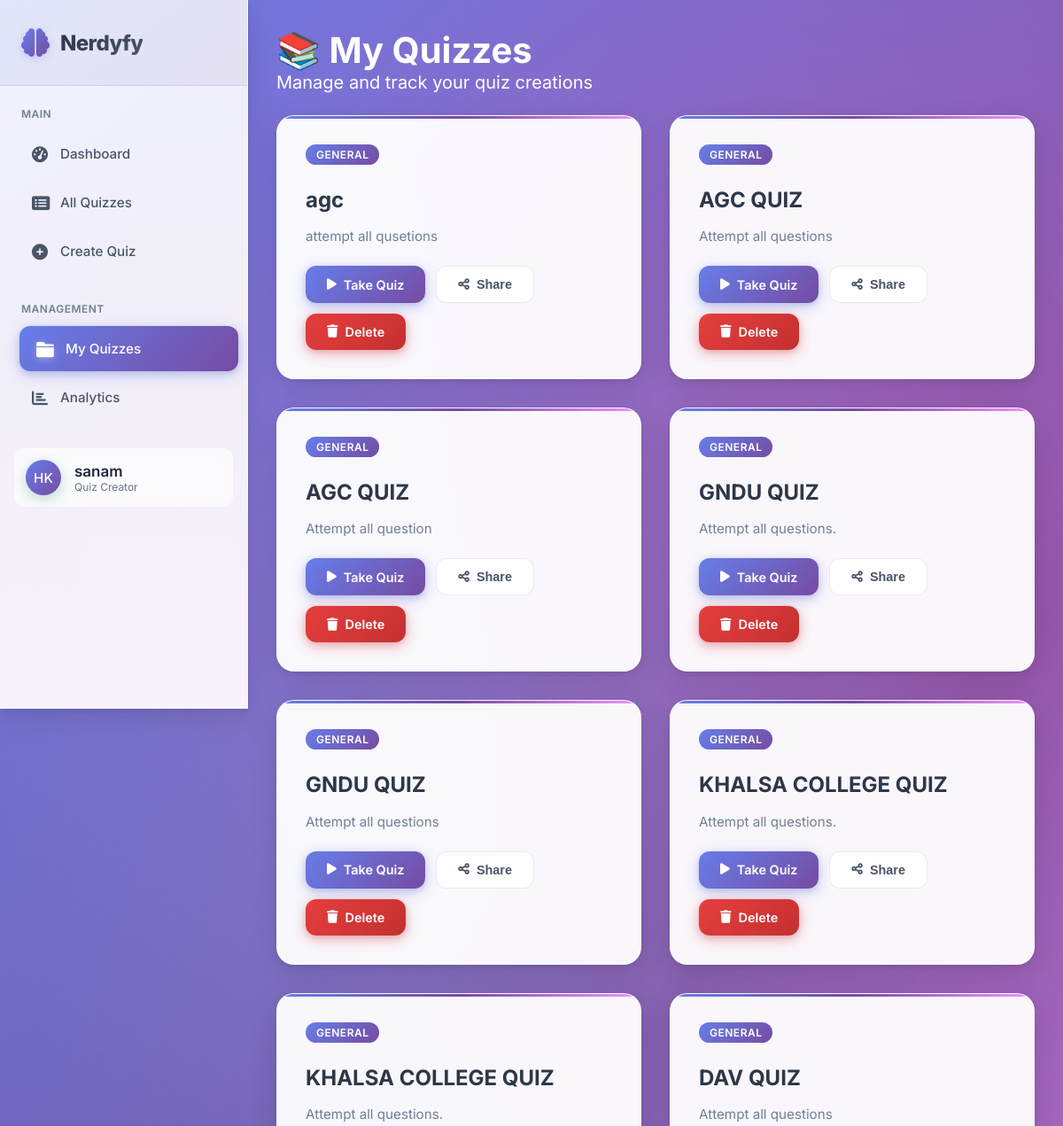
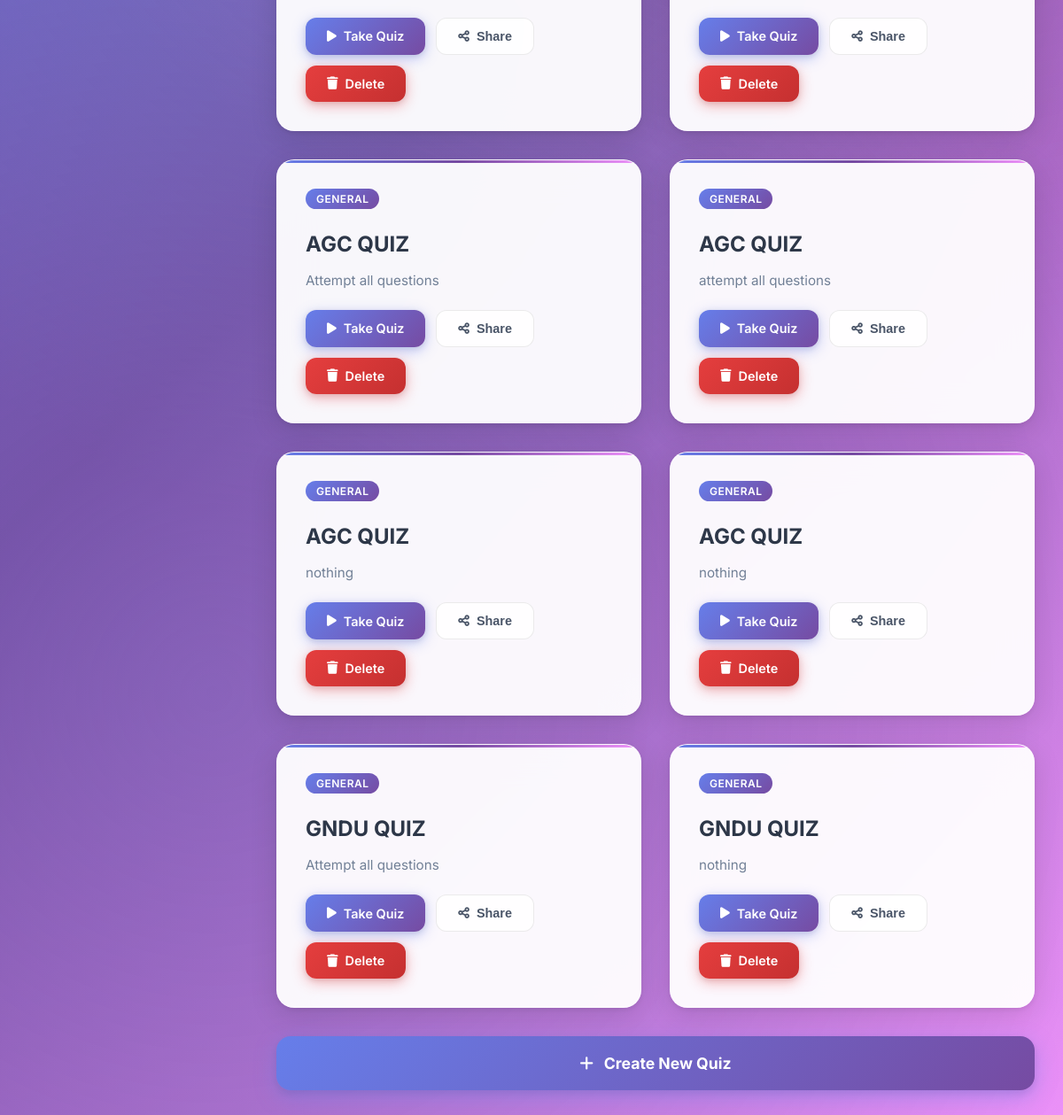
The app's page /myquiz/ (signed in) with its own data (2 pictures, top to bottom).
### quizapp/models.py (models this page shows)
class Quiz(models.Model):
    quiztitle = models.CharField(max_length=400)
    description = models.CharField(max_length=1000)
    totalquestions = models.IntegerField()
    time = models.IntegerField()
    created_at = models.DateTimeField(auto_now_add=True)
    created_by = models.ForeignKey(User, on_delete=models.CASCADE, default=1, null=True, blank=True)

### quizapp/views.py (the view)
# urls.py: path('myquiz/',myquizzes_views,name='myquiz'),
def myquizzes_views(request):
    quizzes = Quiz.objects.filter(created_by=request.user)
    return render(request,'myquiz.html',{'quizzes':quizzes})

### template/myquiz.html (shortened to what this page needs)
<!DOCTYPE html>
<html lang="en">
<head>
    <link href="https://cdnjs.cloudflare.com/ajax/libs/font-awesome/6.0.0/css/all.min.css" rel="stylesheet">
</head>
<body>
    <div class="dashboard-container">
        <aside class="sidebar">
            <div class="sidebar-header">
                <div class="logo">
                    <i class="fas fa-brain"></i>
                    <h2>Nerdyfy</h2>
                </div>
            </div>
            <nav class="nav-menu">
                <div class="nav-section">
                    <div class="nav-section-title">Main</div>
                    <div class="nav-item">
                        <a href="{% url 'dashboard' %}" class="nav-link">
                            <i class="fas fa-tachometer-alt"></i>
                            Dashboard
                        </a>
                    </div>
                    <div class="nav-item">
                        <a href="{% url 'allquiz' %}" class="nav-link">
                            <i class="fas fa-list-alt"></i>
                            All Quizzes
                        </a>
                    </div>
                    <div class="nav-item">
                        <a href="{% url 'quizform' %}" class="nav-link">
                            <i class="fas fa-plus-circle"></i>
                            Create Quiz
                        </a>
                    </div>
                </div>
                <div class="nav-section">
                    <div class="nav-section-title">Management</div>
                    <div class="nav-item">
                        <a href="{% url 'myquiz' %}" class="nav-link active">
                            <i class="fas fa-folder"></i>
                            My Quizzes
                        </a>
                    </div>
                    <div class="nav-item">
                        <a href="{% url 'analytics' %}" class="nav-link">
                            <i class="fas fa-chart-bar"></i>
                            Analytics
                        </a>
                    </div>
                </div>
               <div class="nav-item">
                  <a href="/profile" class="user-profile">
                    <div class="user-avatar">HK</div>
                    <div class="user-info">
                      <div class="user-name">{{ user }}</div>
                      <div class="user-role">Quiz Creator</div>
                    </div>
                  </a>
                </div>
            </nav>
        </aside>
        <main class="main-content">
            <div class="container">
                 <div class="content">
                            <h1>📚 My Quizzes</h1>
                            <p>Manage and track your quiz creations</p>
                        </div>
                </div>
                {% if quizzes %}
                    <div class="quiz-grid">
                        {% for quiz in quizzes %}
                            <div class="quiz-card">
                                <div class="quiz-header">
                                    <span class="quiz-category">{{ quiz.category|default:"General" }}</span>
                                </div>
                                <div class="quiz-title">{{ quiz.quiztitle }}</div>
                                <div class="quiz-info">{{ quiz.description|default:"No description provided" }}</div>
                                <div class="quiz-actions">
                                    <a href="{% url 'takequiz' quiz.id %}" class="btn btn-primary">
                                        <i class="fas fa-play"></i>
                                        Take Quiz
                                    </a>
                                    <button class="btn btn-secondary" onclick="shareQuiz('{{ quiz.id }}')">
                                        <i class="fas fa-share-alt"></i>
                                        Share
                                    </button>
                                    <a href="{% url 'deletequiz' quiz.id %}"
                                       onclick="return confirm('Are you sure you want to delete this quiz?');"
                                       class="btn btn-danger">
                                        <i class="fas fa-trash"></i>
                                        Delete
                                    </a>
                                </div>
                            </div>
                        {% endfor %}
                    </div>
                {% else %}
                    <div class="empty-state">
                        <i class="fas fa-clipboard-list empty-icon"></i>
                        <h3>No Quizzes Yet</h3>
                        <p>You haven't created any quizzes yet. Start building your first quiz to engage your audience!</p>
                    </div>
                {% endif %}
                <a href="{% url 'quizform' %}" class="create-btn">
                    <i class="fas fa-plus"></i>
                    Create New Quiz
                </a>
            </div>
</body>
</html>

### records on screen
Quiz: category "GENERAL", quiztitle "agc", description "attempt all qusetions"
Quiz: category "GENERAL", quiztitle "AGC QUIZ", description "Attempt all questions"
Quiz: category "GENERAL", quiztitle "AGC QUIZ", description "Attempt all question"
Quiz: category "GENERAL", quiztitle "GNDU QUIZ", description "Attempt all questions."
Quiz: category "GENERAL", quiztitle "GNDU QUIZ", description "Attempt all questions"
Quiz: category "GENERAL", quiztitle "KHALSA COLLEGE QUIZ", description "Attempt all questions."
Quiz: category "GENERAL", quiztitle "KHALSA COLLEGE QUIZ", description "Attempt all questions."
Quiz: category "GENERAL", quiztitle "DAV QUIZ", description "Attempt all questions"
Quiz: category "GENERAL", quiztitle "AGC QUIZ", description "Attempt all questions"
Quiz: category "GENERAL", quiztitle "AGC QUIZ", description "attempt all questions"
Quiz: category "GENERAL", quiztitle "AGC QUIZ", description "nothing"
Quiz: category "GENERAL", quiztitle "AGC QUIZ", description "nothing"
Quiz: category "GENERAL", quiztitle "GNDU QUIZ", description "Attempt all questions"
Quiz: category "GENERAL", quiztitle "GNDU QUIZ", description "nothing"

### other values on screen
{{ user }} "sanam"
